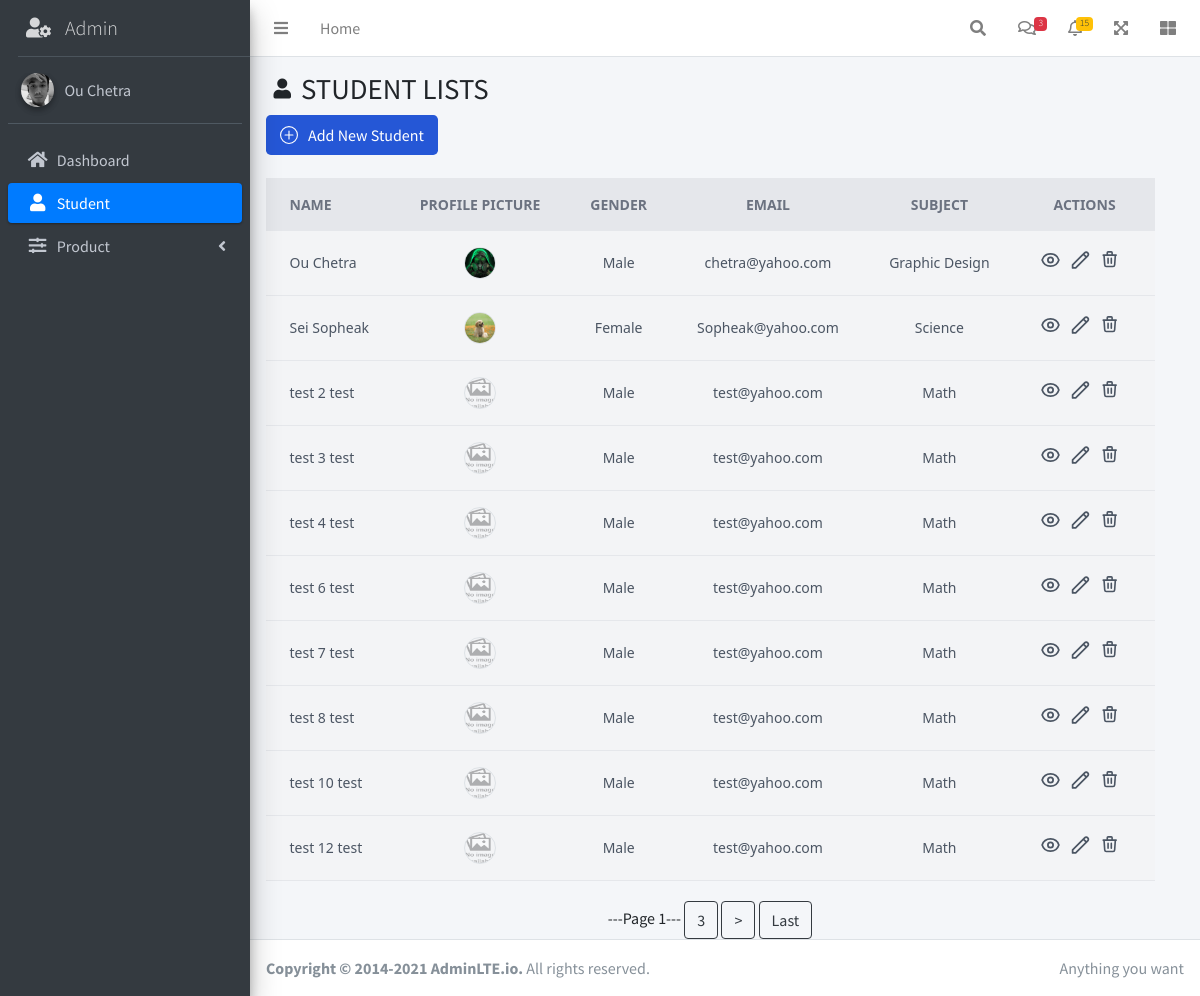
Screenshot of /admin/student with the database file from the repository.
### tables this page shows
CREATE TABLE "students" (
  "sid" INTEGER PRIMARY KEY AUTOINCREMENT,
  "firstName" TEXT NOT NULL,
  "lastName" TEXT NOT NULL,
  "birthday" TEXT NOT NULL,
  "gender" TEXT NOT NULL,
  "email" TEXT NOT NULL,
  "phoneNumber" TEXT NOT NULL,
  "subject" TEXT NOT NULL,
  "image" TEXT DEFAULT default_img
);

### route/student.py (the view)
@students.route('/admin/student')
def student():
    page = request.args.get('page', 1, type=int)
    records_per_page = 10
    offset = (page - 1) * records_per_page
    rows = execute_query("SELECT * FROM students LIMIT ? OFFSET ?", (records_per_page, offset))
    total_records = execute_query("SELECT COUNT(*) FROM students")[0][0]
    total_pages = (total_records // records_per_page) + (total_records % records_per_page > 0)
    return render_template('admin/student/index.html', rows=rows, page=page, total_pages=total_pages)

### config.py (called while the page is built)
def execute_query(query, params=(), database="student_ss34.db", is_insert=False):
    con = sql.connect(database)
    con.row_factory = sql.Row
    cur = con.cursor()
    cur.execute(query, params)
    if is_insert:
        con.commit()
        return
    rows = cur.fetchall()
    return rows

### templates/admin/student/index.html (shortened to what this page needs)
{% extends 'admin/layout_admin.html' %}
{% block main_content %}
    <div class="content-header">
        <div class="container-fluid">
            <div class="row mb-2">
                <div style="display: flex;" class="col-sm-6">
                    <i style="font-size: 20px; margin-top: 7px; margin-right: 10px" class="nav-icon fas fa-user"></i>
                    <h1 class="m-0">STUDENT LISTS</h1>
                </div>
            </div>
        </div>
        <a href="{{ url_for('students.add_student') }}">
            <button type="submit"
                    class="text-white bg-[#2557D6] hover:bg-[#2557D6]/90 focus:ring-4 focus:ring-[#2557D6]/50 focus:outline-none font-medium rounded-lg text-md px-3.5 py-2 text-center inline-flex items-center dark:focus:ring-[#2557D6]/50 mr-2 mb-2">
                Add New Student
            </button>
        </a>
    </div>
    <div class="content" style="padding-right: 30px">
        <div class="container-fluid">
            <div class="row">
                <div class="col-lg-12 lg-12">
                    <div class="overflow-x-auto">
                        <div class="bg-gray-100 flex items-center justify-center bg-gray-100 font-sans overflow-hidden">
                            <div class="w-full lg:w-6/6">
                                <table class="min-w-max w-full table-auto">
                                    <thead>
                                    <tr class="bg-gray-200 text-gray-500 uppercase text-sm leading-normal">
                                        <th class="py-3 px-6 text-left">Name</th>
                                        <th class="py-3 px-6 text-center">Profile Picture</th>
                                        <th class="py-3 px-6 text-center">Gender</th>
                                        <th class="py-3 px-6 text-center">Email</th>
                                        <th class="py-3 px-6 text-center">Subject</th>
                                        <th class="py-3 px-6 text-center">Actions</th>
                                    </tr>
                                    </thead>
                                    {% for item in rows %}
                                        <tbody class="text-gray-600 text-sm font-light">
                                        <tr class="border-b border-gray-200 hover:bg-gray-100">
                                            <td class="py-3 px-6 text-left whitespace-nowrap">
                                                <span class="font-medium">{{ item.firstName }} {{ item.lastName }}</span>
                                            </td>
                                            <td class="py-3 px-6 text-center">
                                                <div class="flex items-center justify-center">
                                                    <img class="w-8 h-8 rounded-full border-gray-200 border transform hover:scale-150"
                                                         src="{{ url_for('static', filename='img/student/' + (item.image if '.' in item.image else item.image + '.jpg')) }}"/>
                                                </div>
                                            </td>
                                            <td class="py-3 px-6 text-center">
                                                <span>{{ item.gender }}</span>
                                            </td>
                                            <td class="py-3 px-6 text-center">
                                                <span>{{ item.email }}</span>
                                            </td>
                                            <td class="py-3 px-6 text-center">
                                                <span>{{ item.subject }}</span>
                                            </td>
                                            <td class="py-3 px-6 text-center">
                                                <div class="flex item-center justify-center">
                                                    <div class="w-5 mr-2.5 transform hover:text-blue-500 hover:scale-110">
                                                        <form method="post" action="/admin/detail_student">
                                                            <button type="submit" title="Details">
                                                            </button>
                                                        </form>
                                                    </div>
                                                    <div class="w-5 mr-2.5 transform hover:text-blue-500 hover:scale-110">
                                                        <form method="post" action="/admin/edit_student">
                                                            <button type="submit" title="Modify">
                                                                <svg xmlns="http://www.w3.org/2000/svg" width=21
                                                                     height=22 fill="none"
                                                                     viewBox="0 0 24 24" stroke="currentColor">
                                                                    <path stroke-linecap="round" stroke-linejoin="round"
                                                                          stroke-width="2"
                                                                          d="M15.232 5.232l3.536 3.536m-2.036-5.036a2.5 2.5 0 113.536 3.536L6.5 21.036H3v-3.572L16.732 3.732z"/>
                                                                </svg>
                                                            </button>
                                                        </form>
                                                    </div>
                                                    <div class="w-5 mr-2.5 transform hover:text-red-500 hover:scale-110">
                                                        <form
                                                                action="{{ url_for('students.delete_student') }}"
                                                                method="post"
                                                        >
                                                            <button type="submit" title="Delete">
                                                                <svg xmlns="http://www.w3.org/2000/svg" width=21
                                                                     height=22 fill="none"
                                                                     viewBox="0 0 26 26"
                                                                     stroke="currentColor">
                                                                    <path stroke-linecap="round" stroke-linejoin="round"
                                                                          stroke-width="2"
                                                                          d="M19 7l-.867 12.142A2 2 0 0116.138 21H7.862a2 2 0 01-1.995-1.858L5 7m5 4v6m4-6v6m1-10V4a1 1 0 00-1-1h-4a1 1 0 00-1 1v3M4 7h16"/>
                                                                </svg>
                                                            </button>
                                                        </form>
                                                    </div>
                                                </div>
                                            </td>
                                        </tr>
                                        </tbody>
                                    {% endfor %}
                                </table>
                            </div>
                        </div>
                    </div>
                </div>
            </div>
        </div>
        <div style="margin-top: 20px" class="text-center">
            <span>---Page {{ page }}---</span>
            {% if page < total_pages %}
                {% if page+2 <= total_pages %}
                    <a href="{{ url_for('students.student', page=page+2) }}" class="btn btn-outline-dark">
                        {{ page+2 }}</a>
                {% endif %}
                <a href="{{ url_for('students.student', page=page+1) }}" class="btn btn-outline-dark">></a>
                <a href="{{ url_for('students.student', page=total_pages) }}" class="btn btn-outline-dark">Last</a>
            {% endif %}
        </div>
    </div>
{% endblock %}

### rows the page displays
students: firstName "Ou", lastName "Chetra", image (picture), gender "Male", email "chetra@yahoo.com", subject "Graphic Design"
students: firstName "Sei", lastName "Sopheak", image (picture), gender "Female", email "Sopheak@yahoo.com", subject "Science"
students: firstName "test 2", lastName "test", image (placeholder picture), gender "Male", email "test@yahoo.com", subject "Math"
students: firstName "test 3", lastName "test", image (placeholder picture), gender "Male", email "test@yahoo.com", subject "Math"
students: firstName "test 4", lastName "test", image (placeholder picture), gender "Male", email "test@yahoo.com", subject "Math"
students: firstName "test 6", lastName "test", image (placeholder picture), gender "Male", email "test@yahoo.com", subject "Math"
students: firstName "test 7", lastName "test", image (placeholder picture), gender "Male", email "test@yahoo.com", subject "Math"
students: firstName "test 8", lastName "test", image (placeholder picture), gender "Male", email "test@yahoo.com", subject "Math"
students: firstName "test 10", lastName "test", image (placeholder picture), gender "Male", email "test@yahoo.com", subject "Math"
students: firstName "test 12", lastName "test", image (placeholder picture), gender "Male", email "test@yahoo.com", subject "Math"

### other values shown
{{ page }} "1"
{{ page+2 }} "3"
